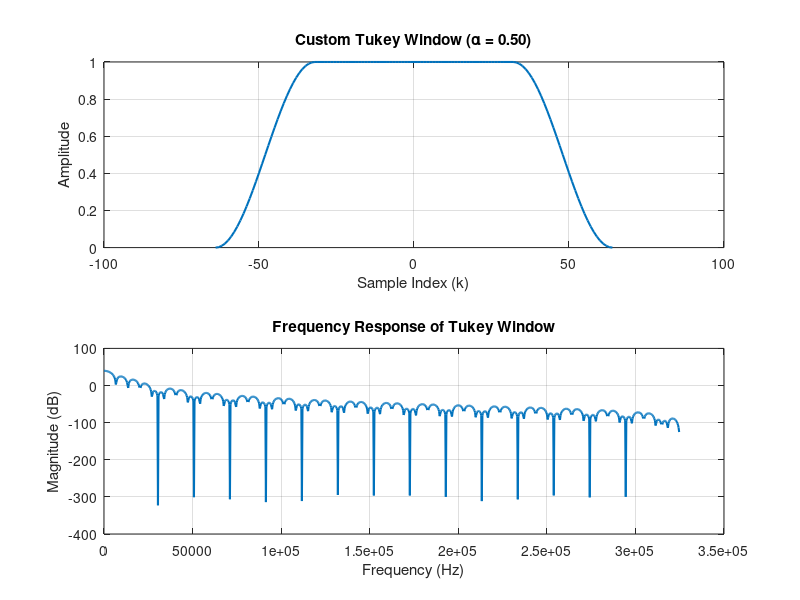

The MATLAB source for this figure: (Note: this script raises an error after producing the figure.)
% Name : Datla Ravi Teja
% Roll No : 25M1064

clc; clear; close all;

f_samp = 650e3;

% ---------------- Band Edge specifications ----------------
tolerance = 0.15;

% Filter 1
f1_fp1 = 80e3;  f1_fs1 = 85e3;  f1_fs2 = 115e3;  f1_fp2 = 120e3;
f1_fp1_n = 2*f1_fp1/f_samp;
f1_fs1_n = 2*f1_fs1/f_samp;
f1_fs2_n = 2*f1_fs2/f_samp;
f1_fp2_n = 2*f1_fp2/f_samp;

% Filter 2
f2_fp1 = 185e3; f2_fs1 = 190e3; f2_fs2 = 220e3; f2_fp2 = 225e3;
f2_fp1_n = 2*f2_fp1/f_samp;
f2_fs1_n = 2*f2_fs1/f_samp;
f2_fs2_n = 2*f2_fs2/f_samp;
f2_fp2_n = 2*f2_fp2/f_samp;

% ---------------- Filter Parameters ----------------
n = 129;
if mod(n,2) == 0
    n = n + 1; % ensure odd order
end

% ---------------- Custom Tukey Window (based on given formula) ----------------
alpha = 0.5; % 0 < alpha < 1
N = (n-1)/2; % symmetric about zero
k = -N:N;

w = zeros(1, n);

for i = 1:n
    ki = abs(k(i));
    if ki <= alpha*N
        w(i) = 1;
    elseif ki <= N
        w(i) = 0.5 * (1 + cos(((ki - alpha*N) * pi) / ((1 - alpha)*N)));
    else
        w(i) = 0;
    end
end

tuk = w; % final window

% ---------------- Plot the Tukey Window ----------------
figure;
subplot(2,1,1);
plot(k, tuk, 'LineWidth', 1.5);
xlabel('Sample Index (k)'); ylabel('Amplitude');
title(sprintf('Custom Tukey Window (α = %.2f)', alpha));
grid on;

% Frequency response of window
[Hw, fw] = freqz(tuk, 1, 1024, f_samp);
subplot(2,1,2);
plot(fw, 20*log10(abs(Hw)), 'LineWidth', 1.5);
xlabel('Frequency (Hz)'); ylabel('Magnitude (dB)');
title('Frequency Response of Tukey Window');
grid on;

% ---------------- Ideal LPF Function ----------------
function h = ideal_lp(cutoff, n)
    t = -floor(n/2):floor(n/2);
    h = (sin(cutoff .* t)) ./ (pi .* t);
    h(floor(n/2) + 1) = cutoff / pi;
    h = h .* (abs(t) <= (n/2));
end

% ---------------- Filter 1 (Bandstop) ----------------
bs_ideal1 =  ideal_lp(pi,n) -ideal_lp(((f1_fp2_n+f1_fs2_n)/2)*pi,n) + ideal_lp(((f1_fp1_n+f1_fs1_n)/2)*pi,n);
FIR_BandStop1 = bs_ideal1 .* tuk;
fvtool(FIR_BandStop1);
[H,f] = freqz(FIR_BandStop1, 1, 2048, f_samp);
figure; plot(f, abs(H)); grid on;
title(sprintf('Bandstop 1 (Custom Tukey, α=%.2f)', alpha));
xlabel('Frequency (Hz)'); ylabel('|H(f)|');

% ---------------- Filter 2 (Bandstop) ----------------
bs_ideal2 =  ideal_lp(pi,n) -ideal_lp(((f2_fp2_n+f2_fs2_n)/2)*pi,n) + ideal_lp(((f2_fp1_n+f2_fs1_n)/2)*pi,n);
FIR_BandStop2 = bs_ideal2 .* tuk;
fvtool(FIR_BandStop2);
[H,f] = freqz(FIR_BandStop2,1,2048,f_samp);
figure; plot(f, abs(H)); grid on;
title(sprintf('Bandstop 2 (Custom Tukey, α=%.2f)', alpha));
xlabel('Frequency (Hz)'); ylabel('|H(f)|');

% ---------------- Convolution (Combined) ----------------
FIR_BandStop = conv(FIR_BandStop1, FIR_BandStop2);
fvtool(FIR_BandStop);
[H,f] = freqz(FIR_BandStop, 1, 2048, f_samp);
figure; plot(f, abs(H)); grid on;
title('Combined Bandstop Filter (Convolution)');
xlabel('Frequency (Hz)'); ylabel('|H(f)|');

% ---------------- Direct Combined Design ----------------
bs_ideal =  ideal_lp(pi,n) -ideal_lp(((f2_fp2_n+f2_fs2_n)/2)*pi,n) + ideal_lp(((f2_fp1_n+f2_fs1_n)/2)*pi,n)-ideal_lp(((f1_fp2_n+f1_fs2_n)/2)*pi,n) + ideal_lp(((f1_fp1_n+f1_fs1_n)/2)*pi,n);;
FIR_BandStop3 = bs_ideal .* tuk;
fvtool(FIR_BandStop3);
[H,f] = freqz(FIR_BandStop3,1,2048,f_samp);
figure; plot(f, abs(H)); grid on;
title(sprintf('Direct Combined Bandstop (Custom Tukey, α=%.2f)', alpha));
xlabel('Frequency (Hz)'); ylabel('|H(f)|');

figure;
plot(f, unwrap(angle(H)));
title('Magnitude Response - Direct Combined Bandstop Filter');
xlabel('Frequency (Hz)');
ylabel('|H(f)|');
grid on;

disp('h[n] array =')
% Print 5 numbers per line, with 3 decimal places
nCols = 5;
for i = 1:length(FIR_BandStop3)
    fprintf('%8.3f', FIR_BandStop3(i));  % Print each number with width=8, 3 decimals
    if mod(i, nCols) == 0 || i == length(FIR_BandStop3)
        fprintf('\n');  % Newline every 5 numbers or at the end
    end
end
